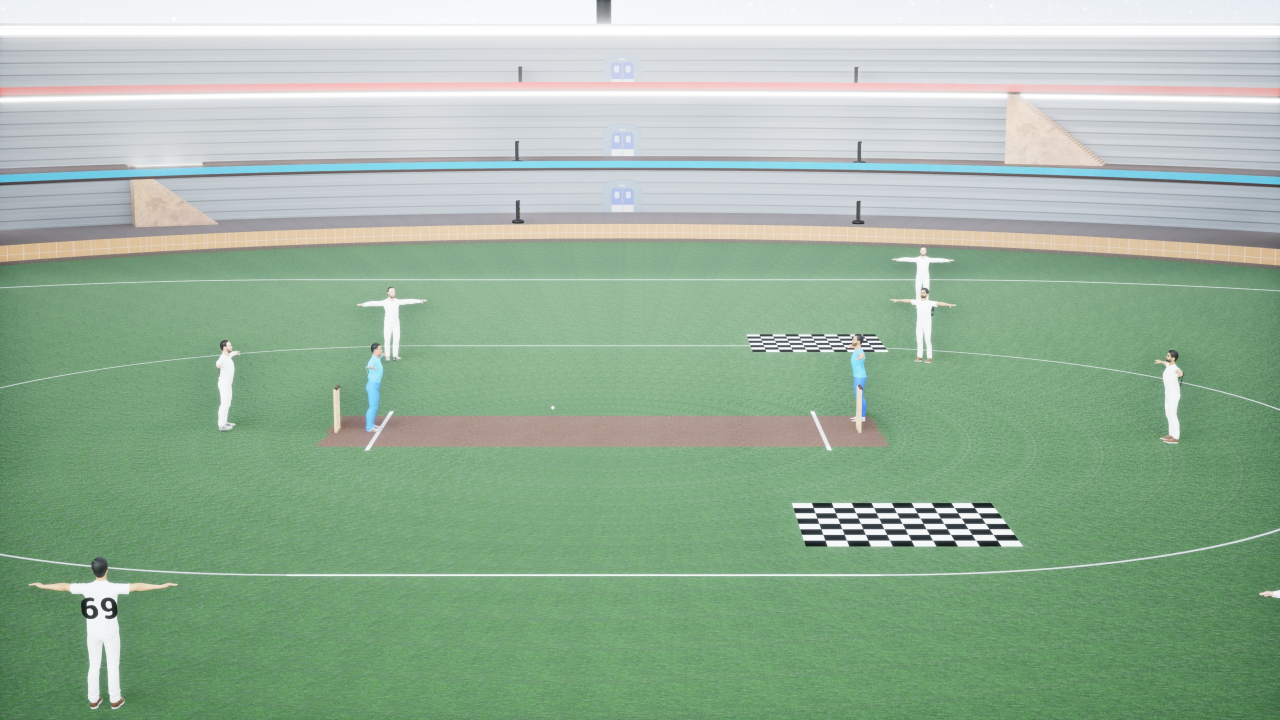
#> input picture 1.jpg, 2560 x 1440 px (shown at 1/2 size); its folder holds only this picture in this run
$ python cameraCal.py
#> lines starting #> are read from the running program, lines starting #| are printed output that depends on the picture; after the words box and inside, x2 and y2 are one past the last pixel; in counts of white or black regions, pixels touching at a corner belong together; long printed decimals are rounded
import numpy as np
import cv2 as cv
import glob
import pickle

################ FIND CHESSBOARD CORNERS - OBJECT POINTS AND IMAGE POINTS #############################

# changing the chessboardSize (9,6)
chessboardSize = (9, 6)
frameSize = (640, 480)


# termination criteria
criteria = (cv.TERM_CRITERIA_EPS + cv.TERM_CRITERIA_MAX_ITER, 30, 0.001)


# prepare object points, like (0,0,0), (1,0,0), (2,0,0) ....,(6,5,0)
objp = np.zeros((chessboardSize[0] * chessboardSize[1], 3), np.float32)
objp[:, :2] = np.mgrid[0 : chessboardSize[0], 0 : chessboardSize[1]].T.reshape(-1, 2)

size_of_chessboard_squares_mm = 20
objp = objp * size_of_chessboard_squares_mm


# Arrays to store object points and image points from all the images.
objpoints = []  # 3d point in real world space
imgpoints = []  # 2d points in image plane.


images = glob.glob("*.jpg")
for image in images:
    img = cv.imread(image)
#> img is the input picture: shape (1440, 2560, 3); mean B, G, R 155.3, 178.8, 152
    gray = cv.cvtColor(img, cv.COLOR_BGR2GRAY)
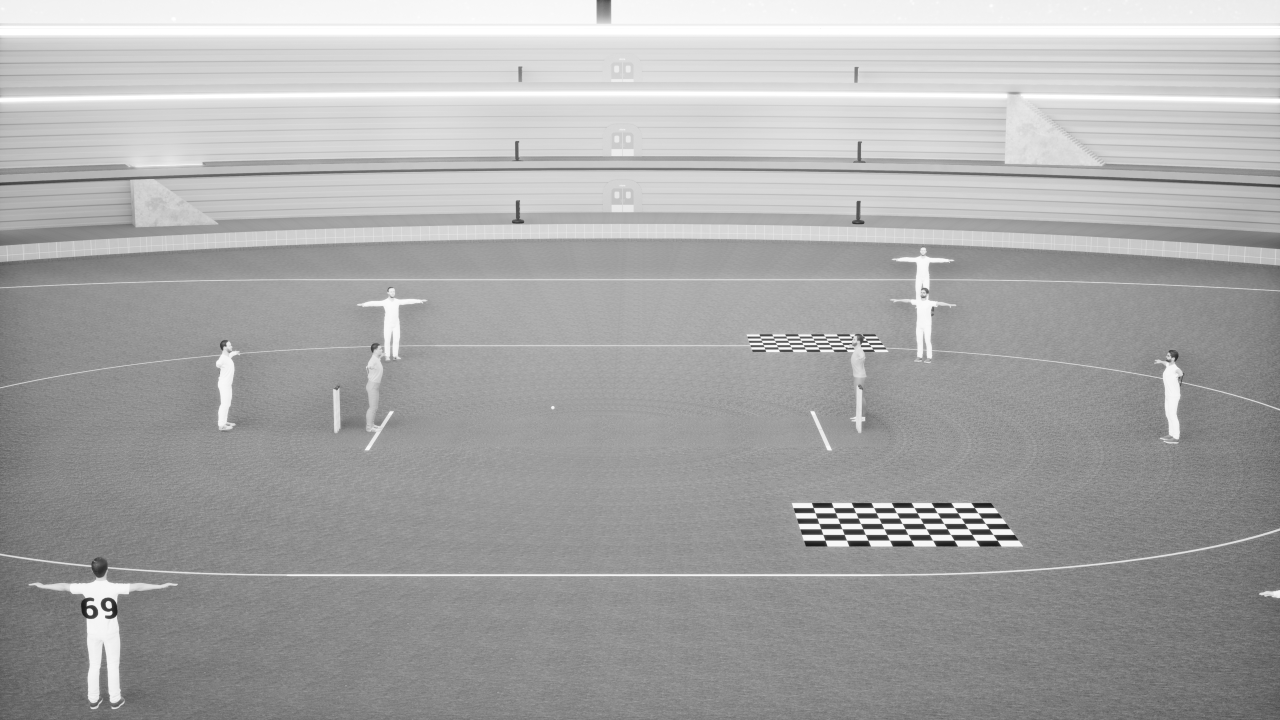
#> gray: shape (1440, 2560) (shown at 1/2 size); min 25, max 255, mean 168.1

    # Find the chess board corners
    ret, corners = cv.findChessboardCorners(gray, chessboardSize, None)
#> ret = True; corners = 54 rows, first 8: [1986.6, 1069.4], [1944.1, 1069.4], [1901.6, 1069.4], [1859.1, 1069.3], [1816.6, 1069.4], [1773.7, 1069.4], [1731.1, 1069.2], [1688.9, 1069.4]
    # [5 lines of commented-out code are left out]
    if ret == True:
        objpoints.append(objp)
        corners2 = cv.cornerSubPix(gray, corners, (11, 11), (-1, -1), criteria)
#> corners2 = 54 rows, first 8: [1981.8, 1062.8], [1941.1, 1064.6], [1897.6, 1062.9], [1856.4, 1064.5], [1813.3, 1063], [1771.3, 1064.5], [1728.6, 1063.2], [1686.8, 1064.4]
        imgpoints.append(corners)

        # Draw and display the corners
        cv.drawChessboardCorners(img, chessboardSize, corners2, ret)
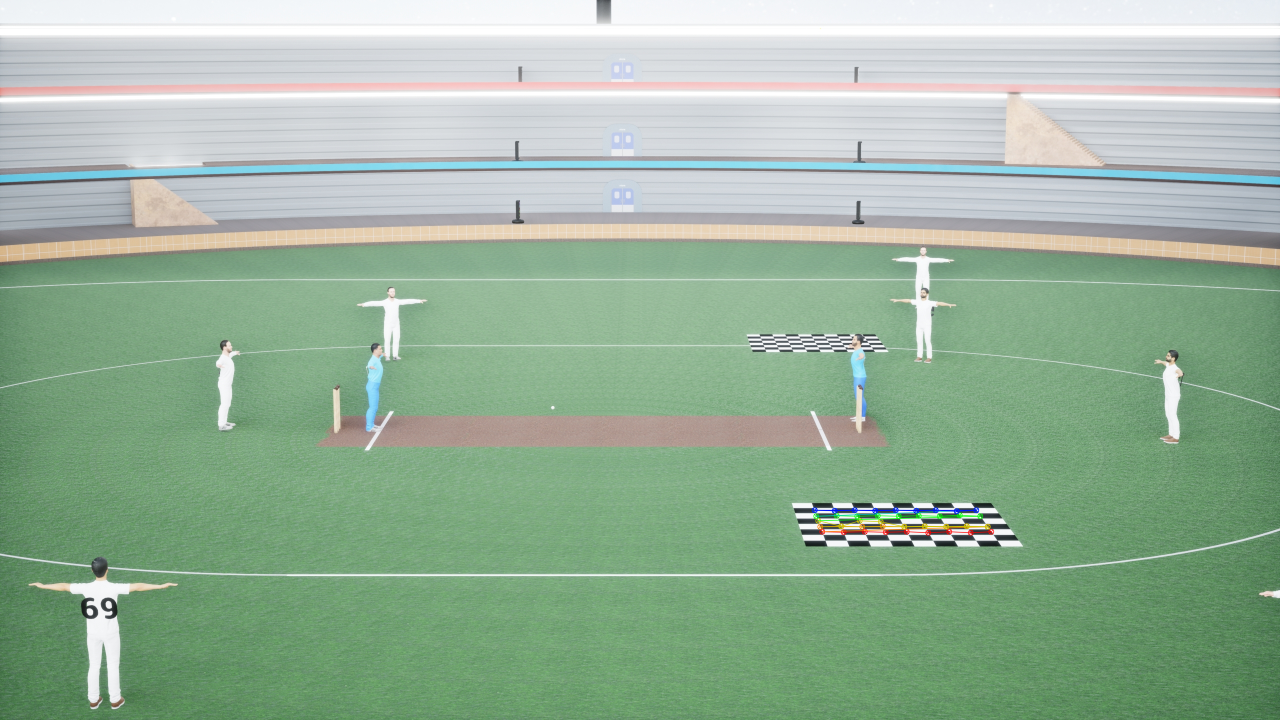
#> img: shape (1440, 2560, 3) (shown at 1/2 size); 0.26% of pixels changed, all inside (x1, y1, x2, y2) = (1623, 1014, 1989, 1072)
        cv.imshow("img", img)
        cv.waitKey(1000)


cv.destroyAllWindows()


############## CALIBRATION #######################################################

ret, cameraMatrix, dist, rvecs, tvecs = cv.calibrateCamera(
    objpoints, imgpoints, frameSize, None, None
)
#> ret = 4.8; cameraMatrix = [[2183, 0, 319.5], [0, 48.76, 239.5], [0, 0, 1]]; dist = [[0.000649, -4.84e-06, 1.53e-05, 6.24e-07, 8.95e-09]]; rvecs = ([-0.607, -2.99, -1.08],); tvecs = ([737.8, 16361.3, 967.1],)

# Save the camera calibration result for later use (we won't worry about rvecs / tvecs)
pickle.dump((cameraMatrix, dist), open("calibration.pkl", "wb"))
pickle.dump(cameraMatrix, open("cameraMatrix.pkl", "wb"))
pickle.dump(dist, open("dist.pkl", "wb"))

print(cameraMatrix)
#| [[2.18301652e+03 0.00000000e+00 3.19500000e+02]
#|  [0.00000000e+00 4.87636794e+01 2.39500000e+02]
#|  [0.00000000e+00 0.00000000e+00 1.00000000e+00]]
print(dist)
#| [[ 6.49277108e-04 -4.83662112e-06  1.52992317e-05  6.23694799e-07
#|    8.95440647e-09]]
print(rvecs)
#| (array([[-0.6073],
#|        [-2.992],
#|        [-1.077]]),)
print(tvecs)
#| (array([[  737.751 ],
#|        [16361.275],
#|        [  967.107]]),)


# [35 lines of commented-out code are left out]
